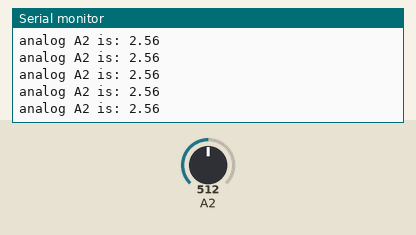
Simulated run of this sketch. Board: Arduino Uno, built with avr-gcc and run on an emulated ATmega328P. Parts: the last lines printed to the serial monitor. Inputs (shaded band) come from the test bench; at power-on: A2 = 512.

Above: at 1.2 s.
1.3 s: A2 set to 716
At 1.68 s:
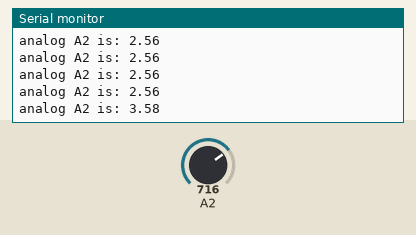
2.8 s: A2 set to 900
At 2.94 s:
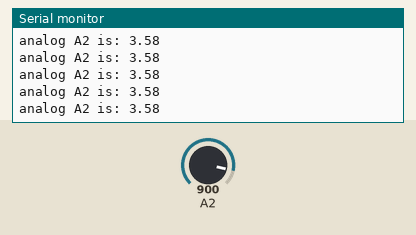
Timing chart, 0 to 5.8 s (numbered marks = the images above; inputs shaded):
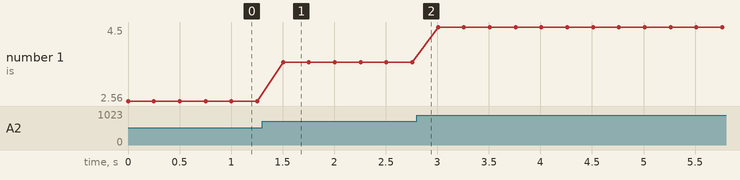

Measured:
- after the input at 1.3 s, the serial monitor: prints a new line after 0.20 s (image 1)
- plotted number 1: 2.56 → 3.58 after the input at 1.3 s, 3.58 → 4.5 after the input at 2.8 s

The sketch:

ReadVoltageMic.ino
```cpp
float Vout;

void setup() {

  Serial.begin(38400);

}

void loop() {

  Vout = analogRead(A2);
  Serial.print("analog A2 is: ");
  Serial.println(Vout*0.005);
  delay(250);

}
```
